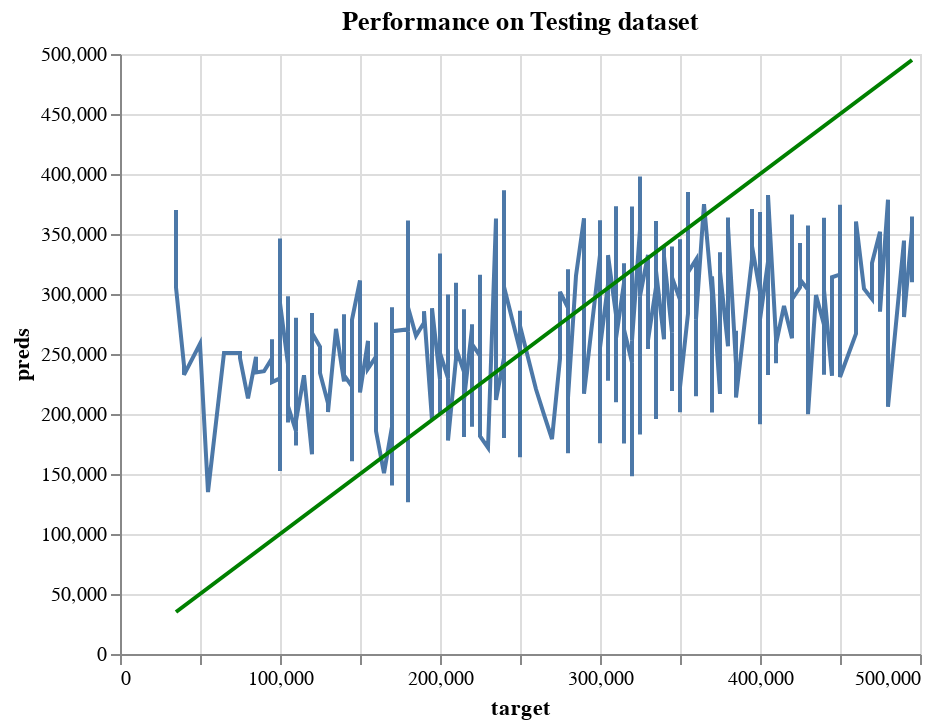

This figure's notebook cell:
### Code cell
# Graphic depiction of model's performance on Testing dataset

perfect_test = alt.Chart(pd.DataFrame({'target': y_test, 'preds': y_test})).mark_line(color='green').encode(
    x='target',
    y='preds'
)

pred_chart_test = alt.Chart(pd.DataFrame({'target': y_test, 'preds': y_test_preds})).mark_line().encode(
    x='target',
    y='preds'
  )

combined_chart = (pred_chart_test + perfect_test).properties(
    title='Performance on Testing dataset'
)

combined_chart

### Figure 1 — Vega-Lite specification as saved in the notebook (floating-point values rounded to 4 significant figures; data arrays with more than 128 entries replaced by an {"elided": "..."} marker saying what was removed)
{"config": {"view": {"continuousWidth": 400, "continuousHeight": 300}}, "layer": [{"data": {"name": "data-e33255a75a7628f93f3fafa627d7da6f"}, "mark": "line", "encoding": {"x": {"field": "target", "type": "quantitative"}, "y": {"field": "preds", "type": "quantitative"}}}, {"data": {"name": "data-34fbda532ab9a360190048a33514438d"}, "mark": {"type": "line", "color": "green"}, "encoding": {"x": {"field": "target", "type": "quantitative"}, "y": {"field": "preds", "type": "quantitative"}}}], "title": "Performance on Testing dataset", "$schema": "https://vega.github.io/schema/vega-lite/v4.17.0.json", "datasets": {"data-e33255a75a7628f93f3fafa627d7da6f": {"elided": "544 records"}, "data-34fbda532ab9a360190048a33514438d": {"elided": "544 records"}}}
